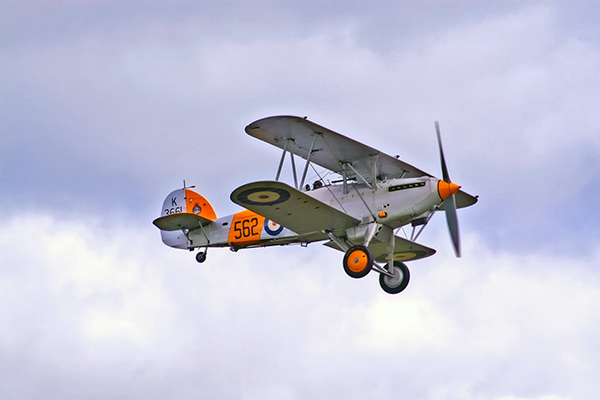
#> input picture images/airplane.bmp, 600 x 400 px
$ python ocv03-05.py
#> lines starting #> are read from the running program, lines starting #| are printed output that depends on the picture; after the words box and inside, x2 and y2 are one past the last pixel; in counts of white or black regions, pixels touching at a corner belong together
import cv2
import numpy as np

src = cv2.imread('images/airplane.bmp', cv2.IMREAD_COLOR)
#> src is the input picture: shape (400, 600, 3); mean B, G, R 217.1, 197.6, 196.8

mask = np.zeros_like(src)
#cv2.circle(mask, (380,210), 100, (255,255,255), -1)
cv2.rectangle(mask, (100,100), (550, 300), (255,255,255), -1)
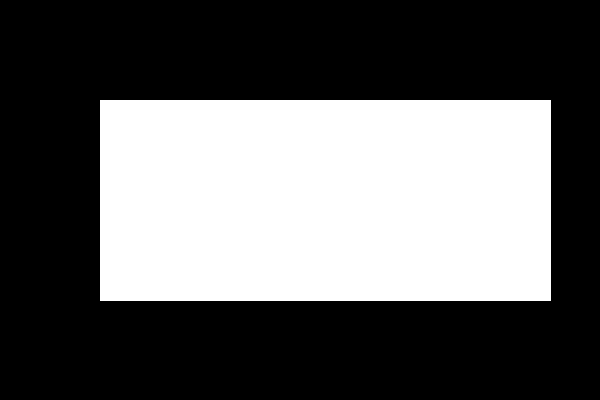
#> mask: shape (400, 600, 3); 37.8% white; 1 white region, box (x1, y1, x2, y2) and area: (100, 100, 551, 301) 90651
masked = cv2.bitwise_and(src, mask)
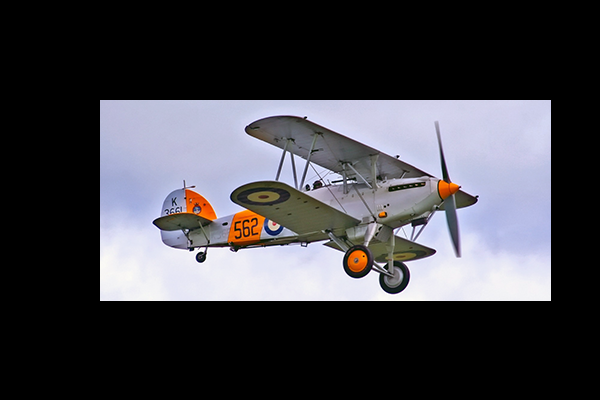
#> masked: shape (400, 600, 3); mean B, G, R 72.5, 66.8, 67.4
dst = cv2.imread('images/field.bmp', cv2.IMREAD_COLOR)
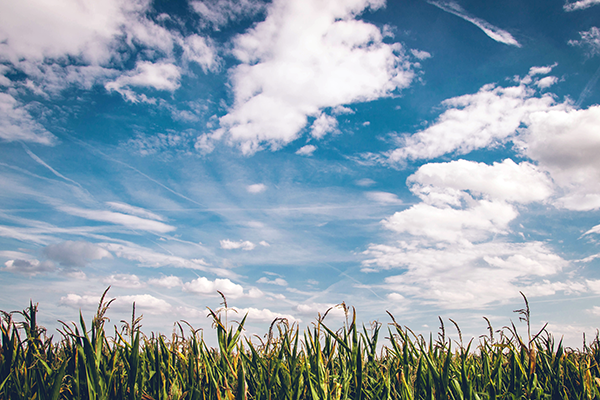
#> input picture images/field.bmp, 600 x 400 px
#> dst is the input picture: shape (400, 600, 3); mean B, G, R 173.2, 160.3, 141.8
cv2.copyTo(src, mask, dst)
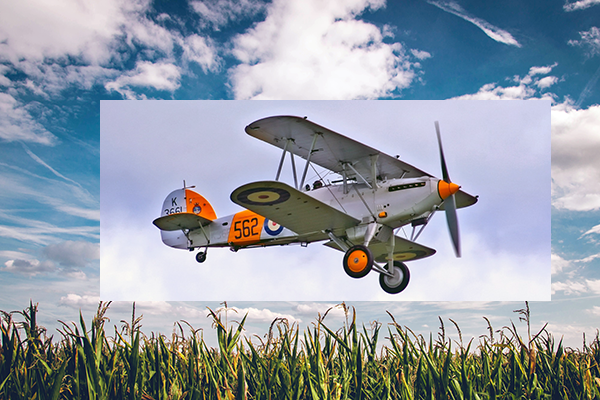
#> dst: shape (400, 600, 3); mean B, G, R 168.3, 157.7, 149.5

#mask = cv2.imread('images/mask_plane.bmp', cv2.IMREAD_GRAYSCALE)
#dst = cv2.imread('images/field.bmp', cv2.IMREAD_COLOR)
#cv2.copyTo(src, mask, dst)

cv2.imshow('src', src)
cv2.imshow('mask', mask)
cv2.imshow('masked', masked)
cv2.imshow('dst', dst)

cv2.waitKey()
cv2.destroyAllWindows()
